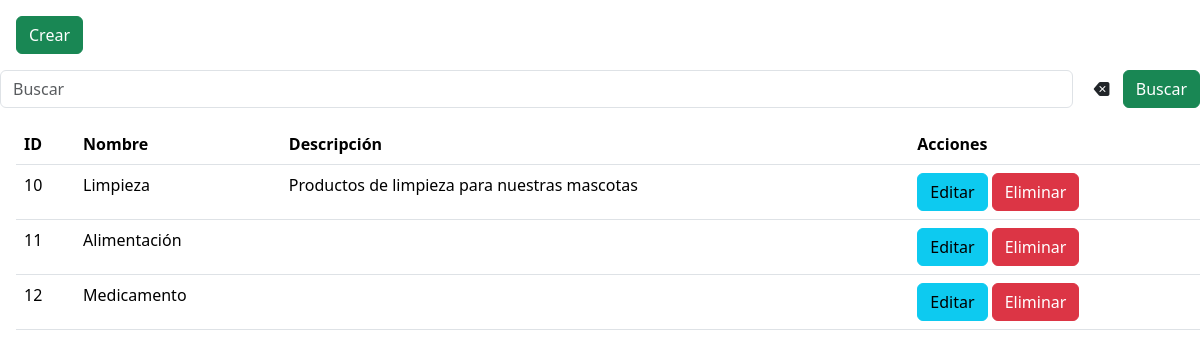
Page /categorias/ on the committed database.
### tienda/models.py (models this page shows, shortened)
class Categoria(models.Model):
    nombre = models.CharField(max_length=254)
    descripcion = models.TextField(null=True, blank=True)

### tienda/views.py (the view)
# urls.py: path("categorias/", views.categorias, name="categorias"),
def categorias(request):
    query = Categoria.objects.all()
    context = {"data": query}
    return render(request, "tienda/categorias/categorias.html", context)

### tienda/templates/tienda/categorias/categorias.html (shortened to what this page needs)
{% extends 'tienda/base.html' %}
{% load static %}
{% block contenedor %}
{% if data %}
<a class="btn btn-success m-3" href="{% url 'tienda:servicios_formulario' %}" >Crear</a>
<form class="d-flex" role="search" method="post" action="{% url 'tienda:categorias_buscar' %}">
    <input class="form-control me-2" type="search" placeholder="Buscar" aria-label="Search" name="buscar"
           value="{{ buscado }}">
    <a class="btn" href="" type="button"><i class="bi bi-backspace-fill"></i></a>
    <button class="btn btn-success" type="submit">Buscar</button>
</form>
<table class="table table-hover m-3">
    <tr>
        <th>ID</th>
        <th>Nombre</th>
        <th>Descripción</th>
        <th>Acciones</th>
    </tr>
    {% for c in data %}
    <tr>
        <td>{{ c.id }}</td>
        <td>{{ c.nombre }}</td>
        <td>{{ c.descripcion }}</td>
        <td>
           <a href="{% url 'tienda:categorias_editar' c.id %}" class="btn btn-info">Editar</a>
           <a href="javascript:confirmar_eliminar('{{ c.id }}', '{% url 'tienda:categorias_eliminar' c.id %}');" class="btn btn-danger">Eliminar</a>
        </td>
    </tr>
    {% endfor %}
</table>
</body>
</html>
{% endif %}
{% endblock %}

### tienda/static/tienda/css/styles2.css (style rules this page uses)
* { margin: 0; padding: 0; box-sizing: border-box; text-decoration: none; }

### tienda/templates/tienda/base.html (style rules this page uses)
body { overflow-x: hidden; }

### rows in the picture
Categoria: id "10", nombre "Limpieza", descripcion "Productos de limpieza para nuestras mascotas"
Categoria: id "11", nombre "Alimentación"
Categoria: id "12", nombre "Medicamento"
